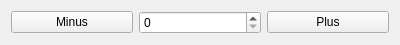
<?xml version="1.0" encoding="UTF-8"?>
<ui version="4.0">
 <class>Widget</class>
 <widget class="QWidget" name="Widget">
  <property name="geometry">
   <rect>
    <x>0</x>
    <y>0</y>
    <width>400</width>
    <height>42</height>
   </rect>
  </property>
  <property name="windowTitle">
   <string>Form</string>
  </property>
  <layout class="QHBoxLayout" name="horizontalLayout">
   <item>
    <widget class="QPushButton" name="minusbutton">
     <property name="text">
      <string>Minus</string>
     </property>
     <property name="icon">
      <iconset resource="resource.qrc">
       <normaloff>:/newPrefix/minus.png</normaloff>:/newPrefix/minus.png</iconset>
     </property>
    </widget>
   </item>
   <item>
    <widget class="QSpinBox" name="spinbox"/>
   </item>
   <item>
    <widget class="QPushButton" name="plusbutton">
     <property name="text">
      <string>Plus</string>
     </property>
     <property name="icon">
      <iconset resource="resource.qrc">
       <normaloff>:/newPrefix/plus.png</normaloff>:/newPrefix/plus.png</iconset>
     </property>
    </widget>
   </item>
  </layout>
 </widget>
 <resources>
  <include location="resource.qrc"/>
 </resources>
 <connections/>
</ui>
